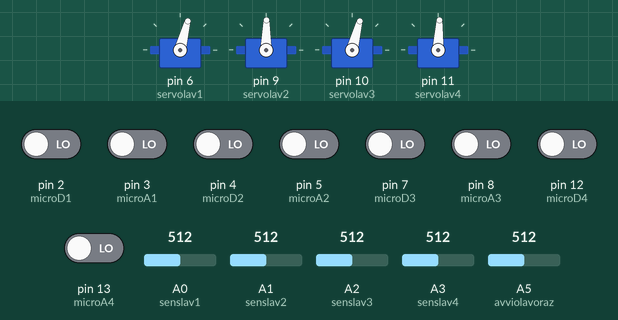
Recording of a sketch running on a simulated Arduino Uno, built with avr-gcc and run on an emulated ATmega328P. On the bench: 4 × servo. The test bench sets the inputs (shaded band); at power-on: pin 2 (microD1), pin 3 (microA1), pin 4 (microD2), pin 5 (microA2), pin 7 (microD3), pin 8 (microA3), pin 12 (microD4), pin 13 (microA4) LOW, A0 (senslav1) = 512, A1 (senslav2) = 512, A2 (senslav3) = 512, A3 (senslav4) = 512, A5 (avviolavoraz) = 512.

Above: at 1.2 s.
1.3 s: pin 2 (microD1) driven HIGH
At 1.4 s:
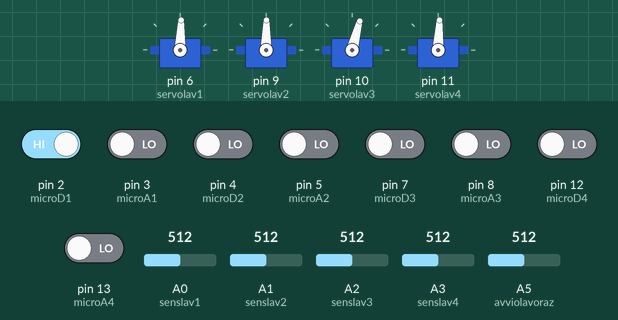
4.3 s: pin 4 (microD2) driven HIGH
At 4.91 s:
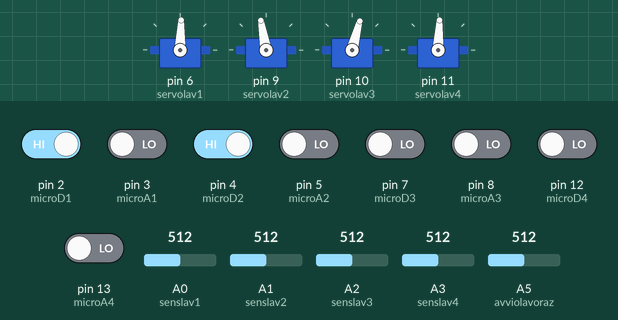
7.3 s: pin 7 (microD3) driven HIGH
At 8.76 s:
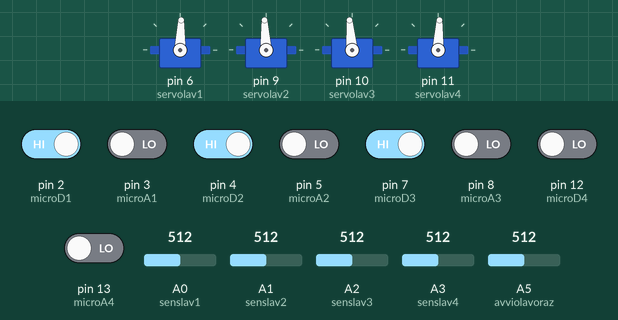
10.3 s: pin 12 (microD4) driven HIGH
At 11.76 s:
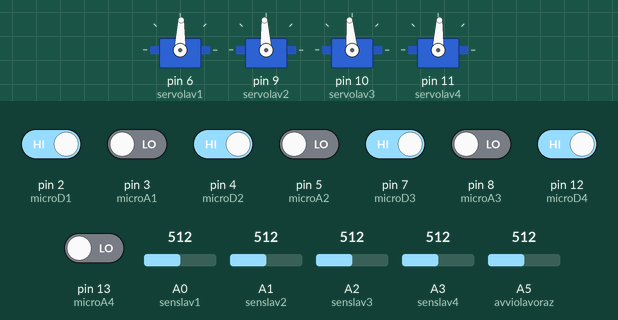
13.3 s: pin 2 (microD1) driven LOW
At 13.92 s:
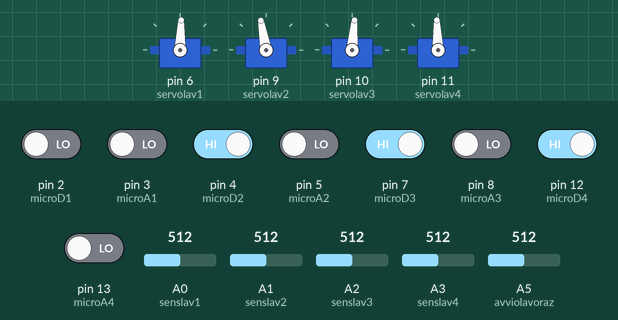
16.3 s: pin 3 (microA1) driven HIGH
At 17.02 s:
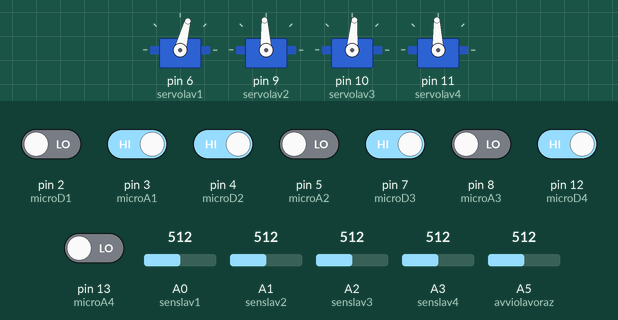
Timing chart, 0 to 20.3 s (numbered marks = the images above; inputs shaded):
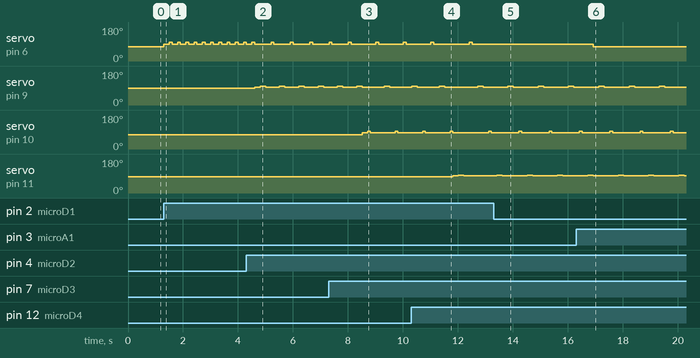

Measured:
- after the input at 1.3 s, servo on pin 6 (servolav1): alternates 100° for 0.10 s and 88° for 0.20 s, starting at once
- after the input at 4.3 s, servo on pin 9 (servolav2): 89° → 93° after 0.31 s, then repeats every 0.70 s: 100° 0.20 s, 93° 0.50 s
- after the input at 7.3 s, servo on pin 10 (servolav3): goes 85° 0.20 s, 95° 0.10 s, 85° 0.90 s, 95° 0.10 s, then 85°, starting after 1.2 s
- after the input at 10.3 s, servo on pin 6 (servolav1): 88° → 100° after 2.1 s, → 88° 0.10 s later; servo on pin 11 (servolav4): 87° → 92° after 1.5 s, → 95° 0.20 s later, → 92° 0.20 s later
- after the input at 13.3 s, servo on pin 6 (servolav1): stops changing and stays 88°
- after the input at 16.3 s, servo on pin 6 (servolav1): 88° → 75° after 0.63 s

The sketch:

programma_arduino_lavorazioni.ino
```cpp
#include <Servo.h>
Servo servolav1;
Servo servolav2;
Servo servolav3;
Servo servolav4;
const int avviolavoraz = A5;//avviolavorazione ricevuto da arduino braccio
int valavviolavoraz=0;//avviolavoraz ricevuto da arduino braccio

const int microD1 = 2; //micro didietro    //  1
const int microA1 = 3; //micro davanti
const int senslav1 = A0;// sensore


int valmicroD1 = 0;//micro didietro          // 1
int valmicroA1 = 0;//micro davanti
int valsenslav1 = 0;// sensore


int avanti1 = 97;                       //       1
int fermo1 = 88;
int indietro1= 75;


const int microD2 = 4; //micro didietro      2
const int microA2 = 5; //micro davanti
const int senslav2 = A1;// sensore


int valmicroD2 = 0;//micro didietro           2
int valmicroA2= 0;//micro davanti
int valsenslav2 = 0;// sensore


int avanti2 = 98;                         //     2
int fermo2 = 93.5;
int indietro2= 89;


const int microD3 = 7; //micro didietro      3
const int microA3 = 8; //micro davanti
const int senslav3 = A2;// sensore


int valmicroD3 = 0;//micro didietro           3
int valmicroA3= 0;//micro davanti
int valsenslav3 = 0;// sensore


int avanti3 = 93;                         //     3
int fermo3= 85;                           // 90 oppure 83.5
int indietro3= 75;


const int microD4 = 12; //micro didietro      4
const int microA4 = 13; //micro davanti
const int senslav4 = A3;// sensore


int valmicroD4 = 0;//micro didietro           4
int valmicroA4= 0;//micro davanti
int valsenslav4= 0;// sensore


int avanti4 = 100;                         //    4
int fermo4= 92;
int indietro4= 87;

void setup() {
 Serial.begin(9600);
servolav1.attach(6);
servolav2.attach(9);
servolav3.attach(10);
servolav4.attach(11);


 servolav1.write(indietro1);
 servolav2.write(indietro2);
  servolav3.write(indietro3);
  servolav4.write(indietro4);
}

void loop() {
  valavviolavoraz = (analogRead(avviolavoraz)*5/1023);

  valmicroD1 = digitalRead(microD1);
  valmicroA1 = digitalRead(microA1);
  valsenslav1 = (analogRead(senslav1)*5/1023);

  valmicroD2 = digitalRead(microD2);
  valmicroA2 = digitalRead(microA2);
  valsenslav2= (analogRead(senslav2)*5/1023);

    valmicroD3 = digitalRead(microD3);
  valmicroA3= digitalRead(microA3);
  valsenslav3= (analogRead(senslav3)*5/1023);

   valmicroD4 = digitalRead(microD4);
  valmicroA4= digitalRead(microA4);
  valsenslav4= (analogRead(senslav4)*5/1023);

  if((valsenslav1 >2) && (valavviolavoraz>2)) //avviolav ricevuto da arduino braccio
  {delay(1000);
    servolav1.write(avanti1);
    };
 if(valmicroA1==HIGH)
  {servolav1.write(fermo1);
    servolav1.write(indietro1);
   };
  if(valmicroD1==HIGH)
  {servolav1.write(fermo1);
        delay(200);
  servolav1.write(100);
      delay(100);
      servolav1.write(fermo1);
 };

 if((valsenslav2 >2) && (valavviolavoraz>2)) //avviolav ricevuto da arduino braccio
  {delay(1000);
    servolav2.write(avanti2);
    };
 if(valmicroA2==HIGH)
  {servolav2.write(fermo2);
    servolav2.write(indietro2);
   };
  if(valmicroD2==HIGH)
  {servolav2.write(fermo2);
        delay(200);
  servolav2.write(100);
      delay(200);
      servolav2.write(fermo2);
 };

 if((valsenslav3 >2) && (valavviolavoraz>2)) //avviolav ricevuto da arduino braccio
  {delay(1000);
    servolav3.write(avanti3);
    };
 if(valmicroA3==HIGH)
  {servolav3.write(fermo3);
    servolav3.write(indietro3);
   };
  if(valmicroD3==HIGH)
  {servolav3.write(fermo3);
        delay(200);
  servolav3.write(95);
      delay(100);
      servolav3.write(fermo3);
 };

 if((valsenslav4 >2) && (valavviolavoraz>2)) //avviolav ricevuto da arduino braccio
  {delay(1000);
    servolav4.write(avanti4);
    };
 if(valmicroA4==HIGH)
  {servolav4.write(fermo4);
    servolav4.write(indietro4);
   };
  if(valmicroD4==HIGH)
  {servolav4.write(fermo4);
        delay(200);
  servolav4.write(95);
      delay(200);
      servolav4.write(fermo4);
 };
 }
```
